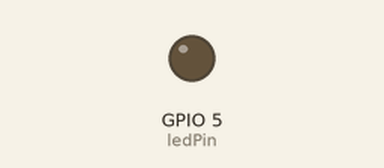
Recording of a sketch running on a simulated ESP32. On the bench: output pins drawn as LEDs (lit = HIGH).

Above: at 0.15 s.
At 19.98 s:
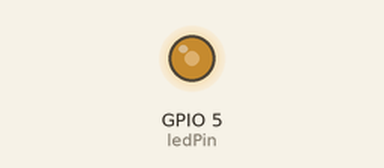
At 39.81 s:
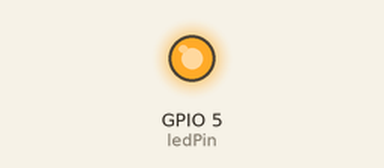
Timing chart, 0 to 40.0 s (numbered marks = the images above):
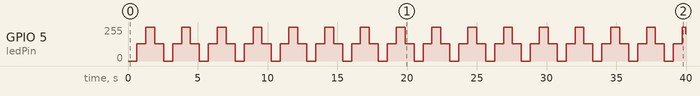

Measured:
- by itself, GPIO 5 (ledPin): 0/255 → 128/255 at 0.64 s, → 255/255 0.64 s later, → 128/255 0.64 s later, → 0/255 0.65 s later, … (63 changes in this stretch)

The sketch:

Task2.0.ino
```cpp
const int ledPin = 5;

const int freq = 5000;
const int resolution = 8;

void setup() {

  //ledcSetup(ledChannel, freq, resolution);
  ledcAttach(ledPin, freq,resolution);
}

void loop() {

  for (int duty = 0; duty <= 255; duty++) {
    ledcWrite(ledPin, duty);
    delay(5);
  }


  for (int duty = 255; duty >= 0; duty--) {
    ledcWrite(ledPin, duty);
    delay(5);
  }
}
```
